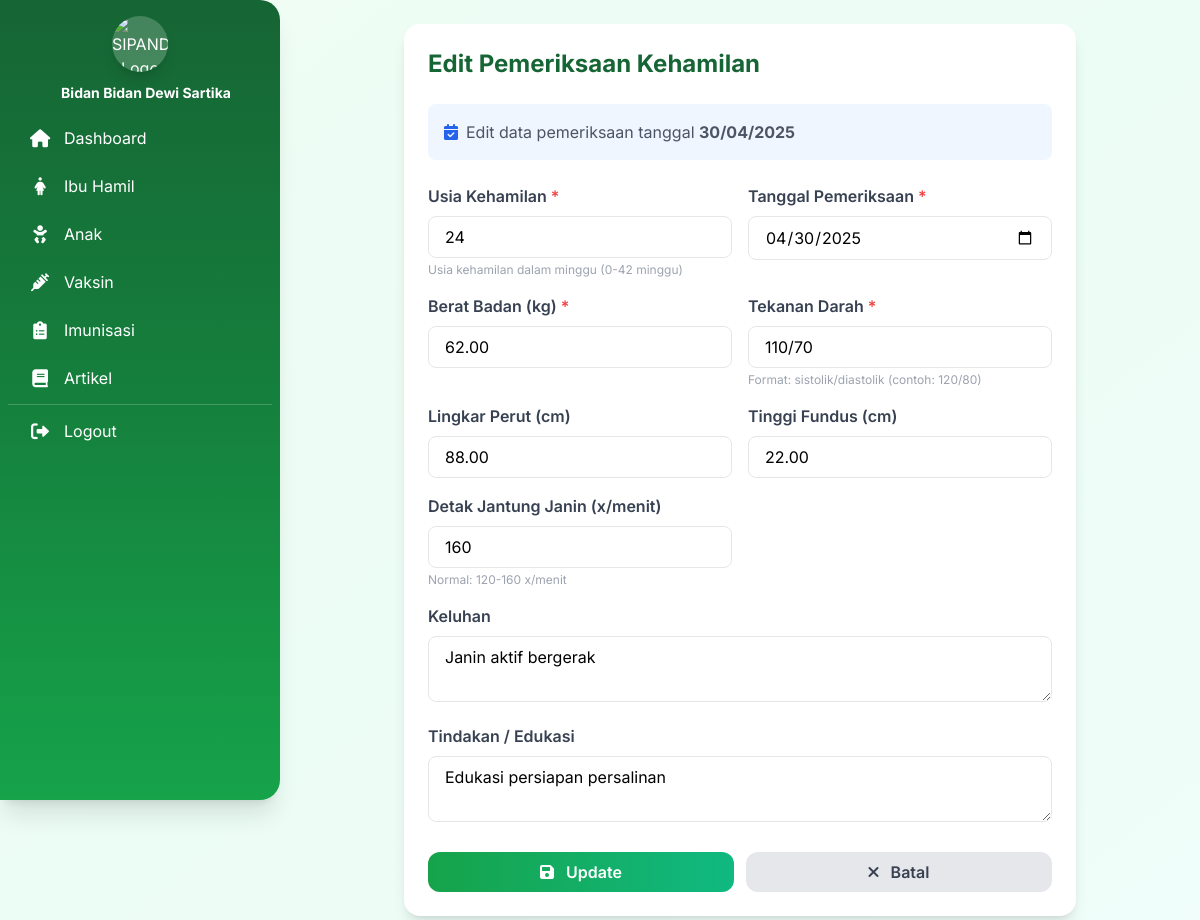
Page /bidan/ibu_hamil/edit_pemeriksaan.php?id=5&kehamilan_id=1 (signed in) on the committed database.
### tables this page shows
CREATE TABLE pemeriksaan_kehamilan (
    id_pemeriksaan INT PRIMARY KEY AUTO_INCREMENT,
    id_kehamilan INT NOT NULL,
    usia_kehamilan INT,
    tanggal_pemeriksaan DATE,
    berat_badan DECIMAL(5,2),
    tekanan_darah VARCHAR(20),
    lingkar_perut DECIMAL(5,2),
    tinggi_fundus DECIMAL(5,2),
    detak_jantung_janin INT,
    keluhan TEXT,
    tindakan TEXT,
    petugas_nik VARCHAR(16),
    created_at TIMESTAMP DEFAULT CURRENT_TIMESTAMP,
    created_by VARCHAR(16),
    updated_at TIMESTAMP DEFAULT CURRENT_TIMESTAMP ON UPDATE CURRENT_TIMESTAMP,
    updated_by VARCHAR(16),

    FOREIGN KEY (id_kehamilan) REFERENCES ibu_hamil(id_kehamilan) ON DELETE CASCADE,
    FOREIGN KEY (petugas_nik) REFERENCES users(nik) ON DELETE SET NULL,
    FOREIGN KEY (created_by) REFERENCES users(nik) ON DELETE SET NULL,
    FOREIGN KEY (updated_by) REFERENCES users(nik) ON DELETE SET NULL
);

### bidan/ibu_hamil/edit_pemeriksaan.php (the view, shortened to what this page needs)
<?php
require_once __DIR__ . '/../../auth/cek_bidan.php';
$id_pemeriksaan = $_GET['id'];
$kehamilan_id = $_GET['kehamilan_id'];
$pemeriksaan = mysqli_fetch_assoc(mysqli_query($conn, "SELECT * FROM pemeriksaan_kehamilan WHERE id_pemeriksaan=$id_pemeriksaan"));
include __DIR__ . '/../../templates/sidebar.php';
?>
<div class="max-w-2xl mx-auto fade-in">
    <div class="bg-white rounded-2xl shadow-lg p-6">
        <h1 class="text-2xl font-bold text-green-800 mb-6">Edit Pemeriksaan Kehamilan</h1>
        <div class="bg-blue-50 p-4 rounded-lg mb-6">
            <div class="flex items-center gap-2">
                <i class="fas fa-calendar-check text-blue-600"></i>
                <p class="text-gray-600">Edit data pemeriksaan tanggal <strong><?php echo date('d/m/Y', strtotime($pemeriksaan['tanggal_pemeriksaan'])); ?></strong></p>
            </div>
        </div>
        <form method="POST" id="formPemeriksaan">
            <div class="grid grid-cols-1 md:grid-cols-2 gap-4">
                <div>
                    <label class="block font-semibold text-gray-700 mb-2">
                        Usia Kehamilan <span class="text-red-500">*</span>
                    </label>
                    <input type="number" name="usia_kehamilan" id="usia" value="<?php echo $pemeriksaan['usia_kehamilan']; ?>" required
                           class="w-full px-4 py-2 border border-gray-200 rounded-lg focus:outline-none focus:border-green-400"
                           min="0" max="42">
                    <p class="text-xs text-gray-400 mt-1">Usia kehamilan dalam minggu (0-42 minggu)</p>
                </div>
                <div>
                    <label class="block font-semibold text-gray-700 mb-2">
                        Tanggal Pemeriksaan <span class="text-red-500">*</span>
                    </label>
                    <input type="date" name="tanggal_pemeriksaan" id="tanggal" value="<?php echo $pemeriksaan['tanggal_pemeriksaan']; ?>" required
                           class="w-full px-4 py-2 border border-gray-200 rounded-lg focus:outline-none focus:border-green-400">
                </div>
                <div>
                    <label class="block font-semibold text-gray-700 mb-2">
                        Berat Badan (kg) <span class="text-red-500">*</span>
                    </label>
                    <input type="number" step="0.1" name="berat_badan" id="berat" value="<?php echo $pemeriksaan['berat_badan']; ?>" required
                           class="w-full px-4 py-2 border border-gray-200 rounded-lg focus:outline-none focus:border-green-400"
                           min="30" max="150" placeholder="Contoh: 58.5">
                </div>
                <div>
                    <label class="block font-semibold text-gray-700 mb-2">
                        Tekanan Darah <span class="text-red-500">*</span>
                    </label>
                    <input type="text" name="tekanan_darah" id="tekanan" value="<?php echo $pemeriksaan['tekanan_darah']; ?>" placeholder="120/80" required
                           class="w-full px-4 py-2 border border-gray-200 rounded-lg focus:outline-none focus:border-green-400">
                    <p class="text-xs text-gray-400 mt-1">Format: sistolik/diastolik (contoh: 120/80)</p>
                </div>
                <div>
                    <label class="block font-semibold text-gray-700 mb-2">Lingkar Perut (cm)</label>
                    <input type="number" step="0.1" name="lingkar_perut" id="lingkar" value="<?php echo $pemeriksaan['lingkar_perut']; ?>"
                           class="w-full px-4 py-2 border border-gray-200 rounded-lg focus:outline-none focus:border-green-400"
                           min="50" max="150" placeholder="Contoh: 85.5">
                </div>
                <div>
                    <label class="block font-semibold text-gray-700 mb-2">Tinggi Fundus (cm)</label>
                    <input type="number" step="0.1" name="tinggi_fundus" id="tfu" value="<?php echo $pemeriksaan['tinggi_fundus']; ?>"
                           class="w-full px-4 py-2 border border-gray-200 rounded-lg focus:outline-none focus:border-green-400"
                           min="10" max="50" placeholder="Contoh: 22">
                </div>
                <div>
                    <label class="block font-semibold text-gray-700 mb-2">Detak Jantung Janin (x/menit)</label>
                    <input type="number" name="detak_jantung_janin" id="djj" value="<?php echo $pemeriksaan['detak_jantung_janin']; ?>"
                           class="w-full px-4 py-2 border border-gray-200 rounded-lg focus:outline-none focus:border-green-400"
                           min="60" max="200" placeholder="120-160">
                    <p class="text-xs text-gray-400 mt-1">Normal: 120-160 x/menit</p>
                </div>
                <div class="md:col-span-2">
                    <label class="block font-semibold text-gray-700 mb-2">Keluhan</label>
                    <textarea name="keluhan" id="keluhan" rows="2"
                              class="w-full px-4 py-2 border border-gray-200 rounded-lg focus:outline-none focus:border-green-400"
                              placeholder="Keluhan ibu hamil (jika ada)"><?php echo $pemeriksaan['keluhan']; ?></textarea>
                </div>
                <div class="md:col-span-2">
                    <label class="block font-semibold text-gray-700 mb-2">Tindakan / Edukasi</label>
                    <textarea name="tindakan" id="tindakan" rows="2"
                              class="w-full px-4 py-2 border border-gray-200 rounded-lg focus:outline-none focus:border-green-400"
                              placeholder="Tindakan yang diberikan atau edukasi untuk ibu"><?php echo $pemeriksaan['tindakan']; ?></textarea>
                </div>
            </div>
            <div class="flex gap-3 mt-6">
                <button type="submit" class="flex-1 bg-gradient-to-r from-green-600 to-emerald-500 text-white py-2 rounded-xl font-semibold hover:shadow-lg transition">
                    <i class="fas fa-save mr-2"></i> Update
                </button>
                <a href="detail_ibu_hamil.php?id=<?php echo $kehamilan_id; ?>"
                   class="flex-1 bg-gray-200 text-gray-700 text-center py-2 rounded-xl font-semibold hover:bg-gray-300 transition">
                    <i class="fas fa-times mr-2"></i> Batal
                </a>
            </div>
        </form>
    </div>
</div>
<?php include __DIR__ . '/../../templates/footer.php'; ?>

### templates/sidebar.php (style rules this page uses)
* { font-family: 'Inter', sans-serif; }
.fade-in { animation: fadeIn 0.5s ease-out; }
@media (min-width: 1024px) { body { position: relative; } }

### rows in the picture
pemeriksaan_kehamilan: tanggal_pemeriksaan "30/04/2025", usia_kehamilan "24", tanggal_pemeriksaan "04/30/2025", berat_badan "62.00", tekanan_darah "110/70", lingkar_perut "88.00", tinggi_fundus "22.00", detak_jantung_janin "160", keluhan "Janin aktif bergerak", tindakan "Edukasi persiapan persalinan"

### other values in the picture
$_SESSION['nama_lengkap'] "Bidan Dewi Sartika"
